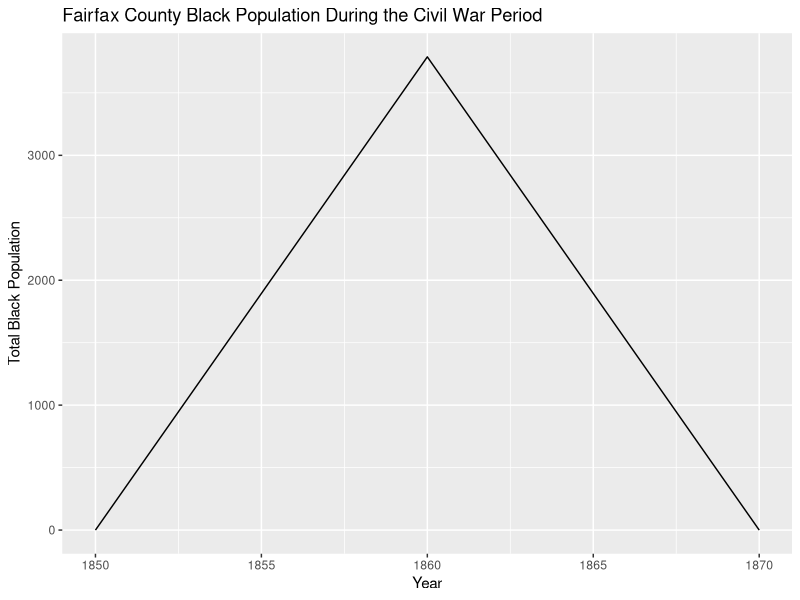

Write the R code that produced this figure.
## ---- chunk 1
knitr::opts_chunk$set(echo = TRUE)

library(ggplot2)
library(dplyr)
library(ggrepel)

x1850_race_slavery = read.csv("eda_data/1850_population_race_slavery.csv")
x1860_race_slavery = read.csv("eda_data/1860_race_slavery.csv")
x1860_total_population = read.csv("eda_data/1860_total_population.csv")
x1870_race = read.csv("eda_data/1870_county_race.csv")
x1870_total_population = read.csv("eda_data/1870_total_population.csv")
popdata1860 = merge(x1860_race_slavery, x1860_total_population)
popdata1870 = merge(x1870_race, x1870_total_population)
popdata1 = merge(x1850_race_slavery, popdata1860, all=TRUE)
popdata = merge(popdata1, popdata1870, all=TRUE)
## ---- chunk 2
  
popdata_ffx <- popdata %>% 
  filter(STATE == "Virginia", COUNTY == "Fairfax") %>% 
  rowwise %>% 
  mutate(total_black = (sum(total_free_black, total_slave, na.rm = TRUE)))
  

## ---- chunk 3
ggplot(popdata_ffx, aes(x= YEAR, y= total_black)) + geom_line() + labs(title = "Fairfax County Black Population During the Civil War Period", x = "Year", y = "Total Black Population")
